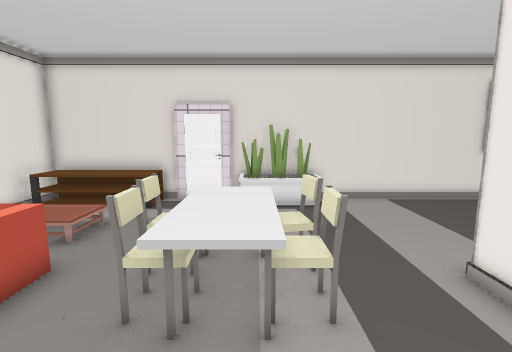
[1] (above)

16 first-person views from a walk through a 3-D level made in the Unity game engine. The camera is 1.4 m above the floor, tilts 8° down and sees 85° across. Doors are open. The floor is counted in squares, 0.5 m on a side. Each view is taken from the middle of a square. On the plan, view 1 faces up. The plan holds only what a view shows up to about 19 squares ahead; the rest is blank. The place goes on beyond the plan. The player character is not drawn. Some animated figures are not drawn. Some surface patterns are stand-ins.

[2]
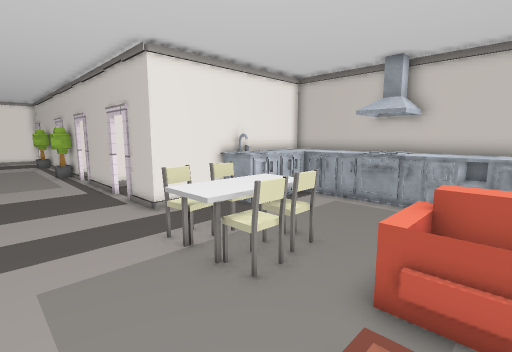

[3]
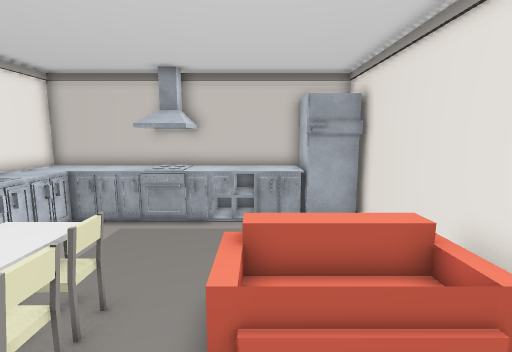

[4]
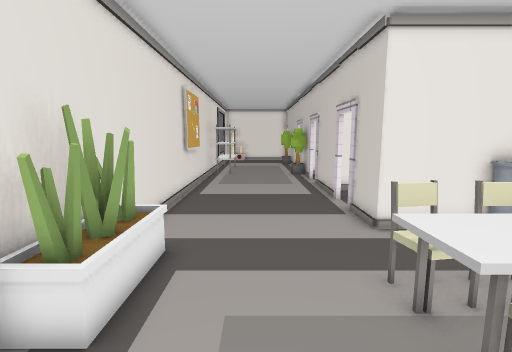

[5]
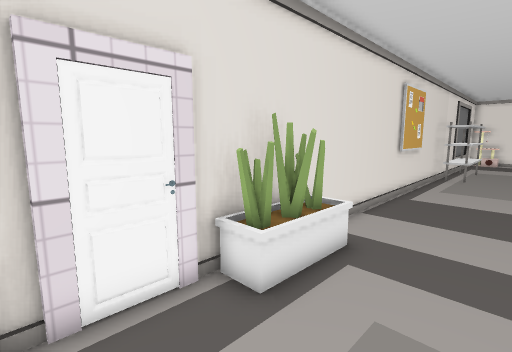

[6]
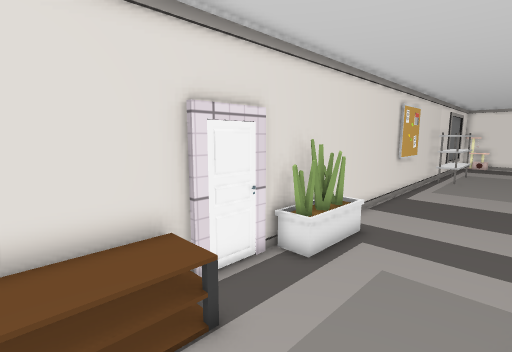

[7]
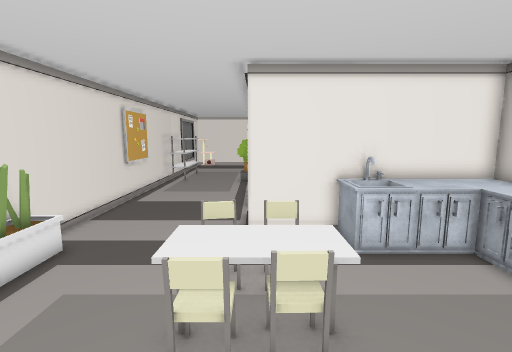

[8]
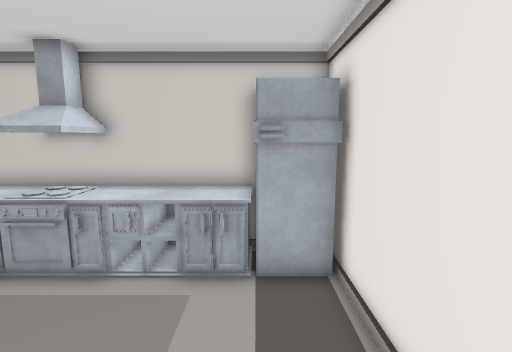

[9]
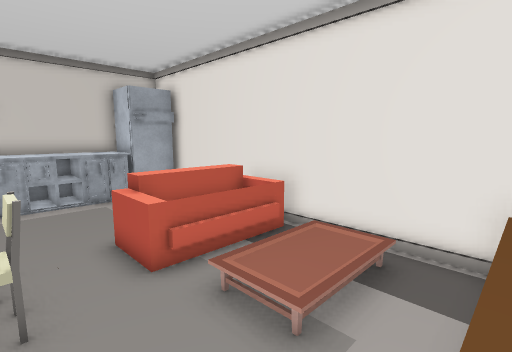

[10]
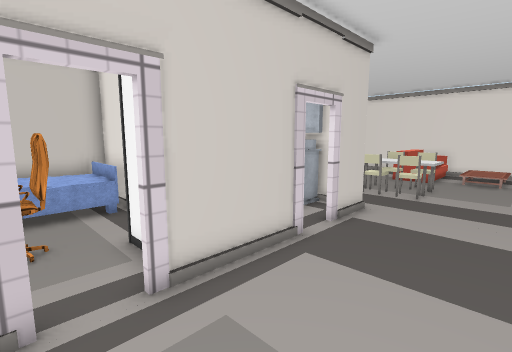

[11]
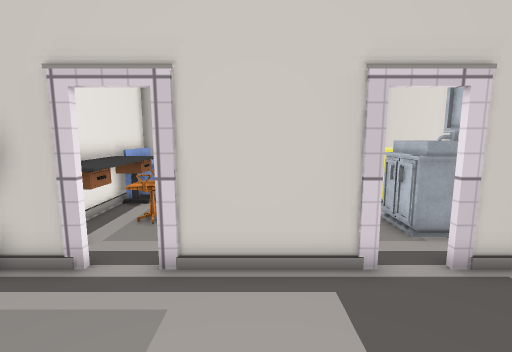

[12]
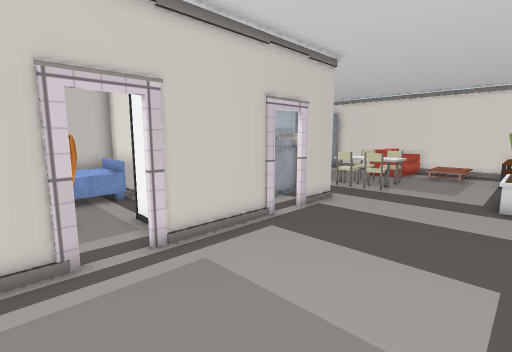

[13]
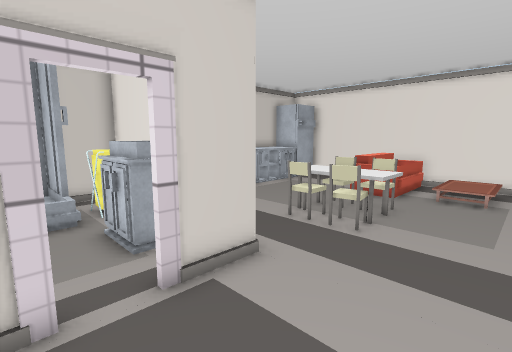

[14]
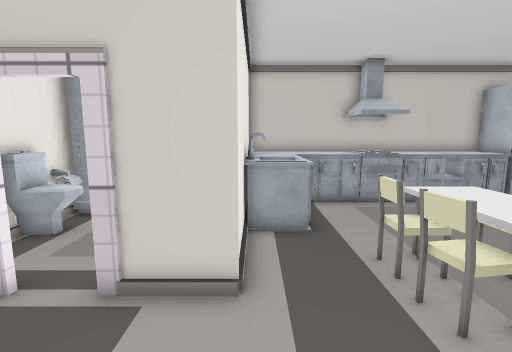

[15]
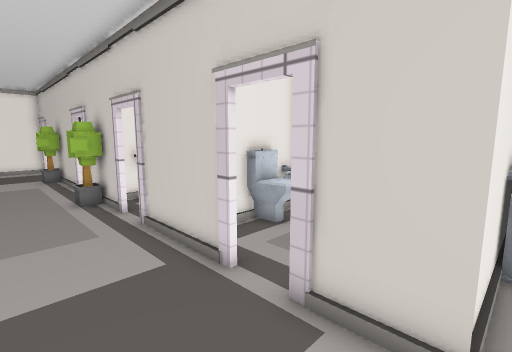

[16]
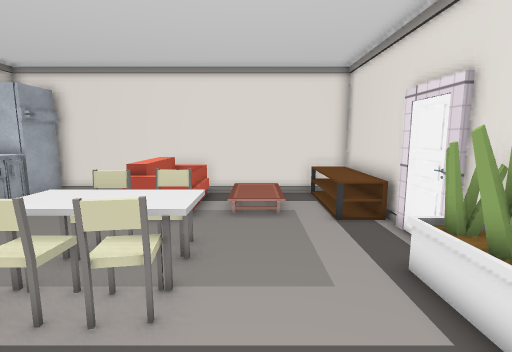

### Floor plan
Key: @ floor where view 1 was taken; # wall or solid block; . main floor; : floor 0.25 m higher than the main floor; / step, stairs or slope; = window, fence, low wall or low ledge; v drop or lower ground; P plant; T table; S sofa; I sink; F fridge; C closet; M mirror; B bed; E desk; L toilet; O other object.
Columns run from 9 left of view 1 to 16 right of it. Each row starts with its distance up from view 1.
 13 ####################OOO###
 12 #OOOOO ##PPP........OOO...
 11 #OOOOO...PPP..............
 10 #.........................
  9 #////.....................
  8 #/::/.....................
  7 #////...TT................
  6 #////=.TTTO..............P
  5 S // /.TTT...###OO##OCOO##
  4 S    ..TTTO..#      OC  EE
  3 #   v...TT...IMII  OOC  EE
  2 #  ........OOIMII LLO# OOE
  1 #..........OOO IO  OO  OOE
  0 #........@.OOO     OO   EE
 -1 #..........OOO##O   OBBBEE
 -2 #FFOOOOOOOOOOO #    OBBB
 -3 F FOOOOOOOOOOO #    OBBB
 -4   ##############    #OOO

Where each view was taken, in squares from view 1:
view 1: 0 up, 0 right, facing up
view 2: 10 up, 6 left, facing down-right
view 3: 9 up, 5 left, facing down
view 4: 9 up, 4 left, facing right
view 5: 8 up, 4 left, facing up-right
view 6: 7 up, 7 left, facing up-right
view 7: 5 up, 6 left, facing right
view 8: 5 up, 7 left, facing down
view 9: 11 up, 2 left, facing down-left
view 10: 10 up, 15 right, facing down-left
view 11: 11 up, 11 right, facing down
view 12: 12 up, 16 right, facing down-left
view 13: 10 up, 9 right, facing down-left
view 14: 10 up, 4 right, facing down
view 15: 9 up, 4 right, facing down-right
view 16: 8 up, 5 right, facing left
